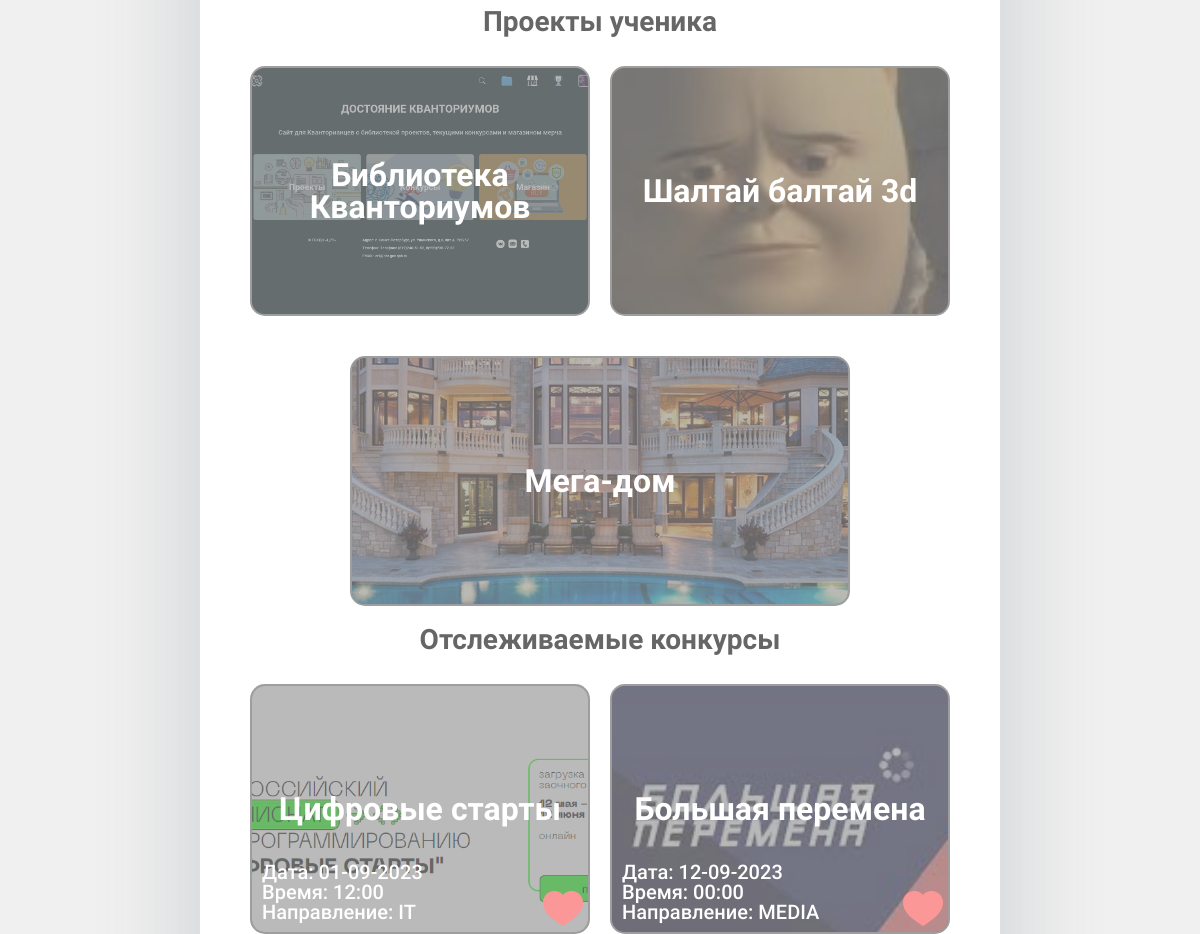
/account/1/ (signed in, middle part), run on an earlier commit of the app's database.
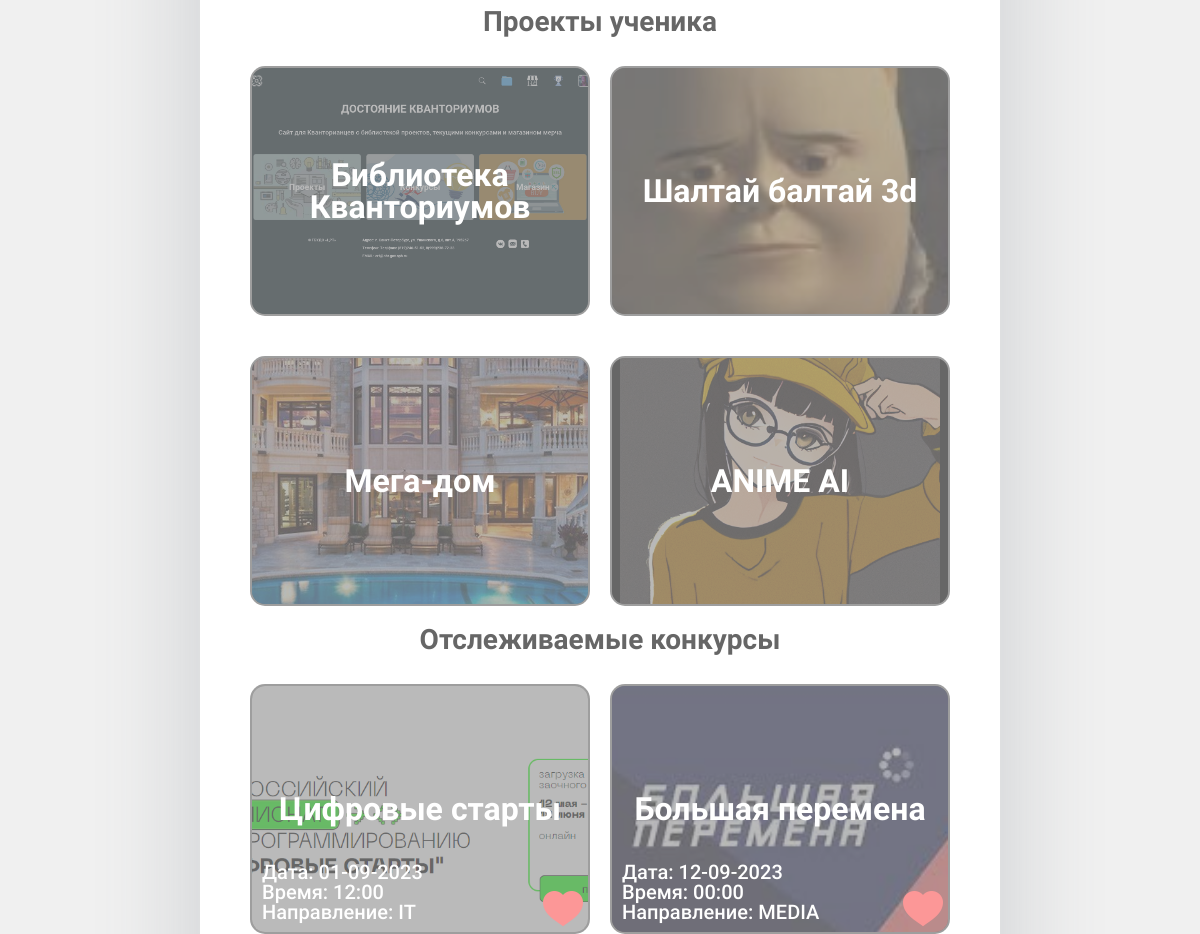
And on a later commit of the database.
### base/models.py (models this page shows, shortened)
class Project(models.Model):
    kvantumType = models.TextChoices('kvantumType',
                                     'VR IT MEDIA IND-DESIGN ENERGY BIO NEURO NANO HI-TECH GEO AERO IND-ROBO')
    name = models.CharField(max_length=200, verbose_name="Название")
    kvantum = models.CharField(choices=kvantumType.choices, max_length=10, verbose_name="Квантум")
    face = models.ImageField(upload_to='images/', verbose_name="Лицевое изображение")
    description = models.TextField(verbose_name="Описание проекта")
    image = models.ManyToManyField("Image", null=True, blank=True, verbose_name="Дополнительные изображения")
    creators = models.ManyToManyField("Account", verbose_name="Создатели проекта", related_name="projects")
    comments = models.ManyToManyField(Comment, blank=True)
    PDFdescription = models.FileField(upload_to ='pdf/', validators =[FileExtensionValidator(allowed_extensions=['pdf'])], null=True, blank=True)
    contact = models.CharField(max_length=200, verbose_name="Контакты", null=True)

class Competitions(models.Model):
    kvantumType = models.TextChoices('kvantumType',
                                     'VR IT MEDIA IND-DESIGN ENERGY BIO NEURO NANO HI-TECH GEO AERO IND-ROBO')
    name = models.CharField(max_length=200, verbose_name="Название")
    kvantum = models.CharField(choices=kvantumType.choices, max_length=10, verbose_name="Квантум")
    face = models.ForeignKey("Image", verbose_name="Обложка на главной странице", on_delete=models.CASCADE,
                             related_name='Image_Face_Comp', null=True, blank=True)
    description = models.TextField(verbose_name="Описание конкурса")
    images = models.ManyToManyField("Image", null=True, blank=True, verbose_name="Дополнительные изображения")
    contacts = models.CharField(max_length=250, verbose_name="Ссылка на конкурс")
    date = models.DateTimeField(auto_now=False, auto_now_add=False, default=None)
    current = models.BooleanField(default=True, verbose_name="Активный")

class Image(models.Model):
    name = models.CharField(max_length=50, verbose_name="Название изображения")
    image = models.ImageField(upload_to='images/', verbose_name="Изображение")

### base/views.py (the view)
# urls.py: path('account/<str:pk>/', views.account, name="account_home"),
def account(request, pk):
    d = request.session.get('id')
    type_acc = request.session['type']
    if type_acc=="teacher":
            tt = True
    else:
        tt = False
    d = "/" + str(d) + "/"
    if d in str(request.path):
        account = Account.objects.get(id=pk)
        account_ws = Account.objects.all()
        group = Group.objects.all()
        group = account.group_set.all()
        buys = account.buys
        score = 0
        id_num = []
        rank_num = []
        for i in account_ws:
            id_num.append(i.id)
            rank_num.append(i.rank)
        slovar_id_rank = dict(zip(id_num, rank_num))
        sorted_dict = {}
        sorted_keys = sorted(slovar_id_rank, key=slovar_id_rank.get, reverse=True)  # [1, 3, 2]
        for w in sorted_keys:
                sorted_dict[w] = slovar_id_rank[w]
        a = 1
        for w in sorted_dict:
            bob = Account.objects.get(id=w)
            bob.score = a
            bob.save()
            a +=1
        context = {'account': account, 'type': tt, 'group': group, "buy": buys}
        return render(request, 'base/account.html', context)
    else:
        return redirect('/login/')

### base/templates/base/account.html (shortened to what this page needs)
{% extends 'main.html' %}
{% load static %}
{% block content %}
    <div class="account-projects">
        <div class="account-projects__title">Проекты ученика</div>
            <div class="infoblock" id="id01">
                {% for project in account.projects.all %}
                    <div onclick="location.href='{% url 'project' project.id %}';" class="main_block account-projects__main-block">
                        <h2 class="h2Competitions">{{project.name}}</h2>
                        <img src="{{project.face.url}}" srcset="">
                    </div>
                {% endfor %}
        </div>
    </div>
    <div class="account-projects">
        <div class="account-projects__title">Отслеживаемые конкурсы</div>
            <div class="infoblock" id="id01">
                {% for competition in account.favorite.all %}
                    <div onclick="location.href='{{competition.contacts}}';" class="main_block account-projects__main-block">
                        <h2 class="h2Competitions">{{competition.name}}</h2>
                        <div class="main-block__additional__info">
                            <h2 class="h2Date">Дата: {{competition.date | date:'d-m-Y'}}</h2>
                            <h2 class="h2Date">Время: {{competition.date | date:'H:i'}}</h2>
                            <h2 class="h2Kvantum">Направление: {{competition.kvantum}}</h2>
                        </div>
                        <img src="{{competition.face.image.url}}" alt="{{competition.name}}" srcset="">
                        <div id="like_button{{competition.id}}" {% if competition in account.favorite.all %} class="main-block__button__liked" {% else %} class="main-block__button" {% endif %} data-catid="{{competition.id}}" onclick="event.cancelBubble=true;MyClick({{competition.id}});"></div>
                    </div>
                {% endfor %}
        </div>
    </div>
    {% endblock content %}

### templates/main.html (shortened to what this page needs)
<!DOCTYPE html>
{% load static %}
<head>
	<link href = "{% static 'fonts/stylesheet.css' %}" rel = "stylesheet" type = "text/css" >
	<link rel="stylesheet" type="text/css" href="{% static 'css/style.css' %}">
	<link rel="stylesheet" type="text/css" href="{% static 'css/project.css' %}">
	<link rel="stylesheet" type="text/css" href="{% static 'css/style2.css' %}">
</head>
<body id="body">
	<div class="container shadow_bc">
		{% block content %}
		{% endblock content %}
	</div>
</body>

### templates/footer.html (shortened to what this page needs)
{% load static %}

### base/static/css/style.css (style rules this page uses)
* { color: rgb(0, 0, 0); font-family: 'RobotoMedium'; font-style: normal; padding: 0; margin: 0; border: 0; }
*,*:before,*:after { -moz-box-sizing: border-box; -webkit-box-sizing: border-box; box-sizing: border-box; }
html,body { background-color: #f0f0f0; height: 100%; width: 100%; font-size: 100%; line-height: 1; font-size: 14px; -ms-text-size-adjust: 100%; -moz-text-size-adjust: 100%; -webkit-text-size-adjust: 100%; }
img { vertical-align: top;pointer-events: none; }
h1,h2,h3,h4,h5,h6 { font-size:inherit;font-weight: 400; }
.container { margin: 0px 220px 0; background-color: #ffffff; border: 40px white solid; border-top-width: 0px; border-bottom-width: 0px; border-radius: 10px; box-shadow: 20px 20px 20px 20px black; padding: 0 0 14px 0; }
.shadow_bc { -webkit-box-shadow: 0px 0px 93px 16px rgba(94, 107, 116, 0.2); -moz-box-shadow: 0px 0px 93px 16px rgba(94, 107, 116, 0.2); box-shadow: 0px 0px 93px 16px rgba(94, 107, 116, 0.2); }
.h2Competitions { font-family: 'RobotoBold'; font-size: 24pt; }
h2 { z-index: 7; opacity: 1; position: relative; background-color: rgba(0, 0, 0, 0); font-size: 130%; }
.main_block { position: relative; overflow:hidden; z-index: 1; display: flex; align-items: center; justify-content: center; flex-basis: 333px; flex-grow: 1; max-width: 500px; height: 250px; padding: 5px; margin: 20px 10px; font-size: 110%; opacity: 0.5; color: white; background-color: rgb(0, 0, 0); background-position:center center; background-size:cover; transform: translateY(100px); min-height: auto; vertical-align: top; border: 2px solid rgba(255, 255, 255, 0.37); border-radius: 15px; transition: all 0.4s; }
.main_block > h2 { color: white; }
.main_block > img { opacity: 0.55; position: absolute; top:50%; left:50%; transform:translate(-50%,-50%); width: 500px; height: 250px; object-fit:cover; }
.main_block > .main-block__additional__info > h2 { color: #ffffff; transition: all 0.4s; }
.infoblock { margin-top: 10px; display: flex; justify-content: center; flex-wrap: wrap; }
.main_block > h2 { text-align: center; }
@media (max-width: 1440px) { .container { margin: 10px 200px 0; } }

### base/static/css/style2.css (style rules this page uses)
* { padding: 0; margin: 0; box-sizing: border-box; font-family: 'RobotoMedium'; color: black; }
.account-projects { transform: translateY(100px); opacity: .6; }
.account-projects__title { font-family: 'RobotoBold'; font-size: 2em; text-align: center; }
.account-projects__main-block { transform: translateY(0); opacity: 1; border: 2px solid rgba(255, 255, 255, 0.37); transition: all 0.4s; }
.main-block__button__liked { z-index: 8; flex: 0 0 17%; display: block; position: absolute; text-align: left; width: 50px; height: 50px; background-image: url(../img/heart-filled.png); background-repeat: no-repeat; background-size: contain; right: 0; bottom: 0; border-radius: 10px; transition: .2s; }
.main-block__additional__info { position:absolute; bottom: 10px; left: 10px; background: none; display: flex; flex-direction: column; align-items: left; }
@media (max-width: 1440px) { .container { margin: 0px 200px 0; } }

What changed in the data, as far as the page shows it:
added Project: name "ANIME AI", face (picture)
